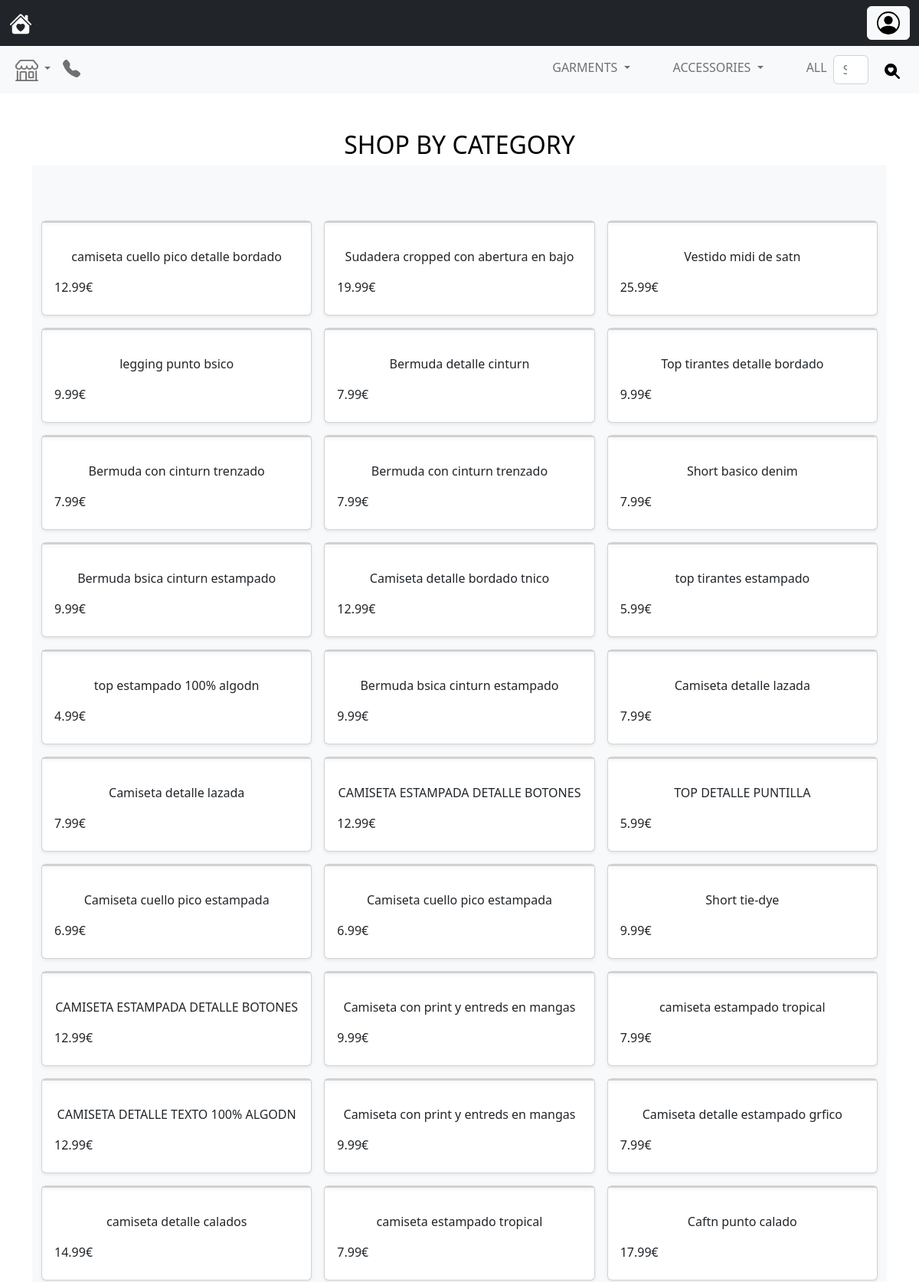
Page /category/Prendas (upper part) on the committed database.
### MyApp/models.py (models this page shows, shortened)
class Product(models.Model):
    brand = models.CharField(max_length=120)
    care = models.CharField(max_length=400, null=True)
    category = models.CharField(max_length=120)
    currency = models.CharField(max_length=120)
    description = models.CharField(max_length=400, null=True)
    image = models.URLField()
    image_urls = models.URLField()
    lang = models.CharField(max_length=120)
    color = models.CharField(max_length=120)
    name = models.CharField(max_length=120)
    price = models.CharField(max_length=120)
    retailer_sku = models.CharField(max_length=100, primary_key=True)
    skus = models.CharField(max_length=400)
    url = models.CharField(max_length=120)
    trail = models.CharField(max_length=120)

### MyApp/views.py (the view)
# urls.py: path("category/<str:category>", views.CategoryView.as_view(), name="category"),
class CategoryView(View):
    def get(self, request, category):
        products = products_category(category)
        return render(request, "category.html", {'products': products})

### MyApp/utilis.py (called while the page is built)
def products_category(category):
    all_products = Product.objects.filter(category=category)
    products = []
    for product in all_products:
        product_dict = {}
        product_dict['brand'] = product.brand
        product_dict['care'] = product.care
        product_dict['category'] = product.category
        product_dict['currency'] = product.currency
        product_dict['description'] = product.description
        product_dict['image_urls'] = eval(product.image_urls)
        product_dict['lang'] = product.lang
        product_dict['name'] = product.name
        product_dict['price'] = product.price
        product_dict['retailer_sku'] = product.retailer_sku
        product_dict['skus'] = eval(product.skus)
        product_dict['url'] = product.url
        product_dict['trail'] = product.trail
        products.append(product_dict)
    return products

### templates/category.html (shortened to what this page needs)
{% extends 'base.html' %}
{% block body %}
<div class="container my-5">
    <h2 class="oblique">SHOP BY CATEGORY</h2>
    <div class="album py-5 bg-light">
        <div class="container my-4">
            <div class="row row-cols-1 row-cols-sm-2 row-cols-md-3 g-3">
                {% for product in products %}
                <div class="col">
                    <div class="card shadow-sm">
                        <a href={% url 'product' product.retailer_sku %} class="card shadow-sm">
                        </a>
                        <div class="card-body">
                            <p class="card-text">
                                <center href="/product">{{product.name}}</center>
                            </p>
                            <div class="d-flex justify-content-between align-items-center">
                                <div class="btn-group">
                                    <label for="price" class="form-label">{{product.price}}€</label>
                                </div>
                            </div>
                        </div>
                    </div>
                </div>
                {% endfor %}
            </div>
        </div>
    </div>
</div>
{% endblock body%}

### templates/category.html (style rules this page uses)
.oblique { color: black; text-align: center; }

### rows in the picture
Product: name "camiseta cuello pico detalle bordado", price "12.99"
Product: name "Sudadera cropped con abertura en bajo", price "19.99"
Product: name "Vestido midi de satn", price "25.99"
Product: name "legging punto bsico", price "9.99"
Product: name "Bermuda detalle cinturn", price "7.99"
Product: name "Top tirantes detalle bordado", price "9.99"
Product: name "Bermuda con cinturn trenzado", price "7.99"
Product: name "Bermuda con cinturn trenzado", price "7.99"
Product: name "Short basico denim", price "7.99"
Product: name "Bermuda bsica cinturn estampado", price "9.99"
Product: name "Camiseta detalle bordado tnico", price "12.99"
Product: name "top tirantes estampado", price "5.99"
Product: name "top estampado 100% algodn", price "4.99"
Product: name "Bermuda bsica cinturn estampado", price "9.99"
Product: name "Camiseta detalle lazada", price "7.99"
Product: name "Camiseta detalle lazada", price "7.99"
Product: name "CAMISETA ESTAMPADA DETALLE BOTONES", price "12.99"
Product: name "TOP DETALLE PUNTILLA", price "5.99"
Product: name "Camiseta cuello pico estampada", price "6.99"
Product: name "Camiseta cuello pico estampada", price "6.99"
Product: name "Short tie-dye", price "9.99"
Product: name "CAMISETA ESTAMPADA DETALLE BOTONES", price "12.99"
Product: name "Camiseta con print y entreds en mangas", price "9.99"
Product: name "camiseta estampado tropical", price "7.99"
Product: name "CAMISETA DETALLE TEXTO 100% ALGODN", price "12.99"
Product: name "Camiseta con print y entreds en mangas", price "9.99"
Product: name "Camiseta detalle estampado grfico", price "7.99"
Product: name "camiseta detalle calados", price "14.99"
Product: name "camiseta estampado tropical", price "7.99"
Product: name "Caftn punto calado", price "17.99"
